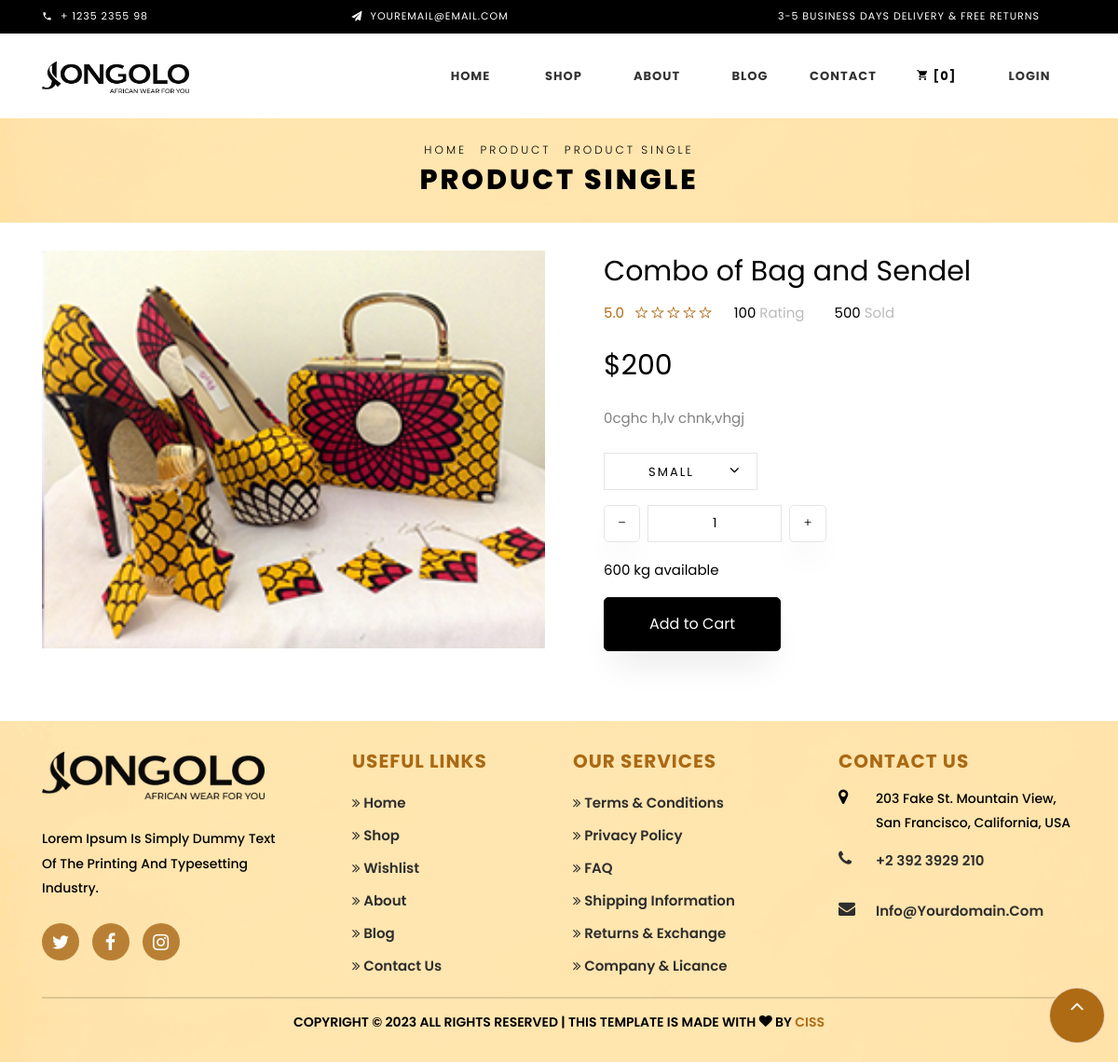
Page /details/6 on the committed database.
### myapp/models.py (models this page shows, shortened)
class Product(models.Model):
    user = models.ForeignKey(User, on_delete=models.CASCADE, default=1)
    name = models.CharField(max_length=100)
    price = models.IntegerField(default=0)
    category = models.ForeignKey(Category, on_delete=models.CASCADE, default=1)
    description = models.CharField(max_length=200, default='' , null=True , blank=True)
    image = models.ImageField(upload_to='products')

### myapp/website_views.py (the view)
# urls.py: path('details/<int:id>',website_views.product_single,name='details'),
def product_single(request,id):
    product=Product.objects.filter(id=id)
    emp=Product.objects.all()
    if request.user.is_authenticated:
        cart_items = CartItem.objects.filter(user=request.user)
        total_price = sum(item.total_price() for item in cart_items)
        cart_items = CartItem.objects.filter(user=request.user)
        cart_count = cart_items.count()
    else:
        total_price = 0
        cart_count = 0
    return render(request, 'websiteuser/product-single.html', {'product':product,'emp':emp, 'cart_count':cart_count})

### templates/websiteuser/product-single.html (shortened to what this page needs)
{% load widget_tweaks %}
{% load static %}
<!DOCTYPE html>
<html lang="en">
<head>
    <link rel="stylesheet" href="{% static 'css/open-iconic-bootstrap.min.css'%}">
    <link rel="stylesheet" href="{% static 'css/animate.css'%}">
    <link rel="stylesheet" href="{% static 'css/owl.carousel.min.css'%}">
    <link rel="stylesheet" href="{% static 'css/owl.theme.default.min.css'%}">
    <link rel="stylesheet" href="{% static 'css/magnific-popup.css'%}">
    <link rel="stylesheet" href="{% static 'css/aos.css'%}">
    <link rel="stylesheet" href="{% static 'css/ionicons.min.css'%}">
    <link rel="stylesheet" href="{% static 'css/bootstrap-datepicker.css'%}">
    <link rel="stylesheet" href="{% static 'css/jquery.timepicker.css'%}">
<link rel="stylesheet" href="https://cdnjs.cloudflare.com/ajax/libs/font-awesome/4.7.0/css/font-awesome.min.css">
    <link rel="stylesheet" href="{% static 'css/flaticon.css'%}">
    <link rel="stylesheet" href="{% static 'css/icomoon.css'%}">
    <link rel="stylesheet" href="{% static 'css/style.css'%}">
{% include 'websiteuser/header.html' %}
{% block content %}
<div class="hero-wrap hero-bread" style="background-image: url(/static/images/banner/footer-bg.png);">
    <div class="container">
        <div class="row no-gutters slider-text align-items-center justify-content-center">
            <div class="col-md-9 ftco-animate text-center">
                <p class="breadcrumbs"><span class="mr-2"><a href="/dashboard-web">Home</a></span> <span class="mr-2"><a
                            href="/dashboard-web">Product</a></span> <span>Product Single</span></p>
                <h1 class="mb-0 bread">Product Single</h1>
            </div>
        </div>
    </div>
</div>
<section class="ftco-section">
    <div class="container">
        {% for d in product %}
        <div class="row">
            <div class="col-lg-6 mb-5 ftco-animate">
                <a href="{% static 'images/pro-single/pro-single-1.png' %}" class="image-popup"><img
                        src="{{d.image.url}}" class="img-fluid" alt="Colorlib Template"></a>
            </div>
            <div class="col-lg-6 product-details pl-md-5 ftco-animate">
                <h3>{{d.name}}</h3>
                <div class="rating d-flex">
                    <p class="text-left mr-4">
                        <a href="#" class="mr-2">5.0</a>
                        <a href="#"><span class="ion-ios-star-outline"></span></a>
                        <a href="#"><span class="ion-ios-star-outline"></span></a>
                        <a href="#"><span class="ion-ios-star-outline"></span></a>
                        <a href="#"><span class="ion-ios-star-outline"></span></a>
                        <a href="#"><span class="ion-ios-star-outline"></span></a>
                    </p>
                    <p class="text-left mr-4">
                        <a href="#" class="mr-2" style="color: #000;">100 <span style="color: #bbb;">Rating</span></a>
                    </p>
                    <p class="text-left">
                        <a href="#" class="mr-2" style="color: #000;">500 <span style="color: #bbb;">Sold</span></a>
                    </p>
                </div>
                <p class="price"><span>${{d.price}}</span></p>
                <p>{{d.description}}
                </p>
                <div class="row mt-4">
                    <div class="col-md-6">
                        <div class="form-group d-flex">
                            <div class="select-wrap">
                                <div class="icon"><span class="ion-ios-arrow-down"></span></div>
                                <select name="" id="" class="form-control">
                                    <option value="">Small</option>
                                </select>
                            </div>
                        </div>
                    </div>
                    <div class="input-group col-md-6 d-flex mb-3">
                        <span class="input-group-btn mr-2">
                            <button type="button" class="quantity-left-minus btn" data-type="minus" data-field="">
                                <i class="ion-ios-remove"></i>
                            </button>
                        </span>
                        <input type="text" id="quantity" name="quantity" class="form-control input-number" value="1"
                            min="1" max="100">
                        <span class="input-group-btn ml-2">
                            <button type="button" class="quantity-right-plus btn" data-type="plus" data-field="">
                                <i class="ion-ios-add"></i>
                            </button>
                        </span>
                    </div>
                    <div class="col-md-12">
                        <p style="color: #000;">600 kg available</p>
                    </div>
                </div>
                <p><a href="{% url 'add_to_cart' d.id %}" class="btn btn-black py-3 px-5">Add to Cart</a></p>
            </div>
        </div>
        {% endfor %}
    </div>
</section>
{% endblock %}
{% include 'websiteuser/footer.html' %}
</body>
</html>

### templates/websiteuser/product-single.html (style rules this page uses)
.img-fluid { max-width: 100%; height: auto; width: 100%; }

### rows in the picture
Product: image (picture), name "Combo of Bag and Sendel", price "200", description "0cghc h,lv chnk,vhgj"

### other values in the picture
{{ cart_count }} "0"
